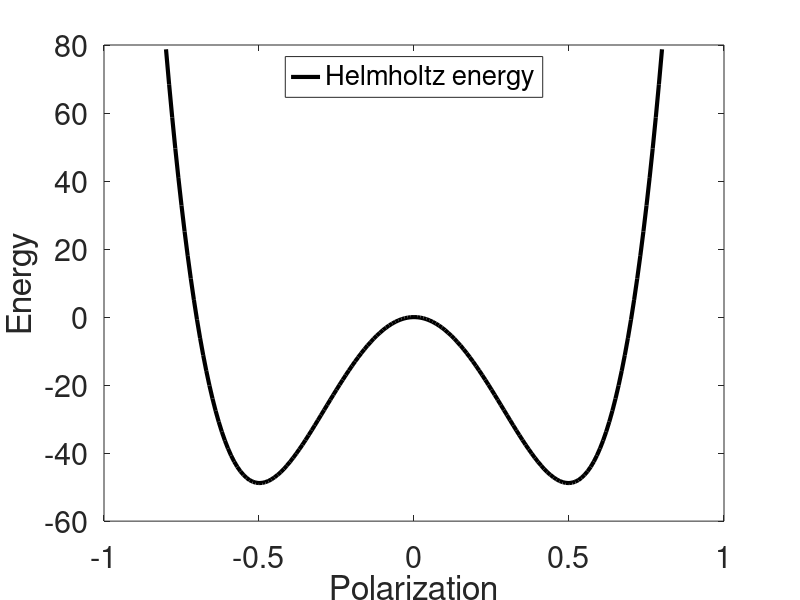

Here is the MATLAB script that generated this plot: (Note: this script raises an error after producing the figure.)
clear 
close all
alpha_1 = -389.4;
alpha_11 = 761.3;
alpha_111 = 61.5;
P_vals = -.8:0.01:0.8;
psi = @(P) alpha_1*P.^2 +  alpha_11*P.^4 + alpha_111*P.^6;
psi_vals = psi(P_vals);

% (a)
figure(1)
plot(P_vals, psi_vals, '-k','linewidth',3)
set(gca,'Fontsize',22);
xlabel('Polarization')
ylabel('Energy')
legend("Helmholtz energy", "Location","North")

% (b)
P_vals = 0:0.05:0.8;

S = [(P_vals.^2)' (P_vals.^4)' (P_vals.^6)'];

F = S'*S;
[V,Ds] = eig(F);

% (c)
y = @(alpha_1, alpha_11, alpha_111) (alpha_1*.8^3)/3 + (alpha_11*.8^5)/5 + (alpha_111*.8^7)/7;  
% parameters of the Morris Screening
Delta = 1/20; r = 50;
a1 = alpha_1*.8; b1 = alpha_1*1.2; a2 = alpha_11*.8; b2 = alpha_11*1.2; a3 = alpha_111*.8; b3 = alpha_111*1.2;
d = zeros(3,r);

for i=1:r
    alpha_1_hat = a1 +(b1-a1)*rand(1,1); alpha_11_hat = a2 +(b2-a2)*rand(1,1); alpha_111_hat = a3 +(b3-a3)*rand(1,1);
    d(1,i) = (y(alpha_1_hat+Delta,alpha_11_hat,alpha_111_hat)-y(alpha_1_hat,alpha_11_hat,alpha_111_hat))/Delta;
    d(2,i) = (y(alpha_1_hat,alpha_11_hat+Delta,alpha_111_hat)-y(alpha_1_hat,alpha_11_hat,alpha_111_hat))/Delta;
    d(3,i) = (y(alpha_1_hat,alpha_11_hat,alpha_111_hat+Delta)-y(alpha_1_hat,alpha_11_hat,alpha_111_hat))/Delta;   
end
mu_star = mean(abs(d),2);
mu = mean(d,2);
sigma = zeros(3,1);

for i=1:3
    sigma(i)=(d(i,:)-mu(i))*(d(i,:)-mu(i))'/(r-1);
end
% (d)

M =1e4;
p =  sobolset(3,'Skip',1e4,'Leap',1e1);
D = net(p,2*M);
% D = rand(2*M,3);
D(:,1) = D(:,1)*(b1 - a1) + a1;
D(:,2) = D(:,2)*(b2 - a2) + a2;
D(:,3) = D(:,3)*(b3 - a3) + a3;
A = D(1:M,:);
B = D(M+1:2*M,:);
C1 = A; C1(:,1) = B(:,1);
C2 = A; C2(:,2) = B(:,2);
C3 = A; C3(:,3) = B(:,3);
f_A = zeros(M,1); f_B = zeros(M,1); f_C1 = zeros(M,1); f_C2 = zeros(M,1); f_C3 = zeros(M,1); 
for i=1:M
    f_A(i) = y(A(i,1),A(i,2),A(i,3));
    f_B(i) = y(B(i,1),B(i,2),B(i,3));
    f_C1(i) = y(C1(i,1),C1(i,2),C1(i,3));
    f_C2(i) = y(C2(i,1),C2(i,2),C2(i,3));
    f_C3(i) = y(C3(i,1),C3(i,2),C3(i,3));
end
f_D = [f_A; f_B];
denom = mean(f_D.^2) - mean(f_D)^2;

Sobol1 = 1/M*(f_B'*f_C1-f_B'*f_A)/denom;
Sobol2 = 1/M*(f_B'*f_C2-f_B'*f_A)/denom;
Sobol3 = 1/M*(f_B'*f_C3-f_B'*f_A)/denom;

SobolT1 = (mean(f_A.^2)/2+mean(f_C1.^2)/2-f_A'*f_C1/M)/denom;
SobolT2 = (mean(f_A.^2)/2+mean(f_C2.^2)/2-f_A'*f_C2/M)/denom;
SobolT3 = (mean(f_A.^2)/2+mean(f_C3.^2)/2-f_A'*f_C3/M)/denom;

%%%%%%-%%%%%%%%%%%%%%%%%%%%%%%%%%%%%%%%%%
f_A_fix = zeros(M,1);
for i=1:M
    f_A_fix(i) = y(A(i,1),A(i,2),alpha_111);
end
[~,f_rand,xi_rand] = kde(f_A); 
[~,f_fix,xi_fix] = kde(f_A_fix); 

figure(1)
plot(xi_rand, f_rand, '-k', xi_fix, f_fix, '--r',  'linewidth',3)
set(gca,'Fontsize',22);
xlabel('Energy')
ylabel('Probability density')
legend('All random','\alpha_1, \alpha_{11} random','Location','NorthEast')